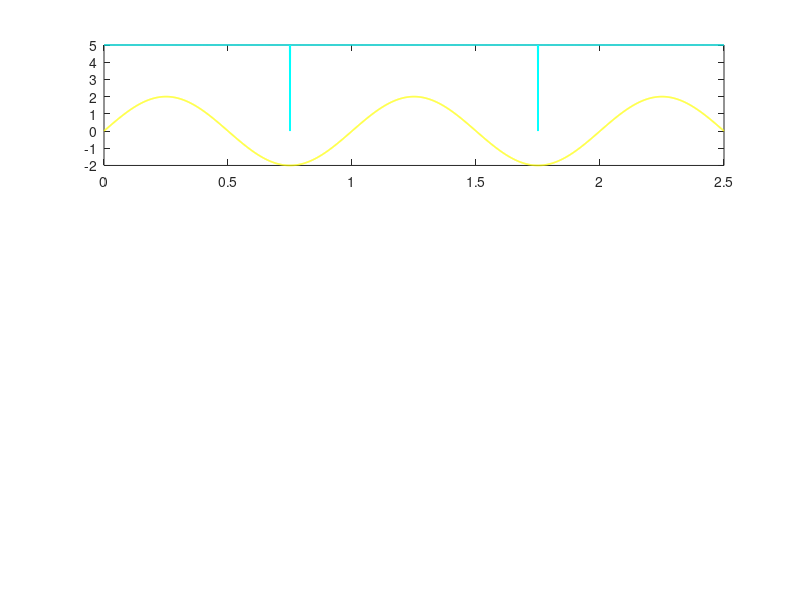

Source code (MATLAB): (Note: this script raises an error after producing the figure.)
clc;   close all;
clear;

% Parameters
fs = 1e6;            % Sampling frequency (Hz)
t = 0:1/fs:0.0025;    
f = 1e3;              % Frequency of sine wave (Hz)
A = 2;               % Amplitude of sine wave
Vref = [-2 0 1];          % Reference voltage

% Input signal (sine wave)
Vin = A * sin(2*pi*f*t);

% Comparator output
Vout = zeros(length(t), length(Vref));  % Initialize output matrix for each reference voltage

for i = 1:length(Vref)
    Vout(:, i) = double(Vin > Vref(i)) * 5;  % Comparator output for each reference voltage
end

figure('Name','Compare');

% Plot comparator output
for i = 1:length(Vref)
    
    subplot(length(Vref), 1, i); % Create a subplot for each reference voltage
    plot(t*1e3, Vin, 'y','LineWidth',1.2);hold on;
    plot(t*1e3, Vout(:, i),'c' ,'LineWidth', 1.2); % Plot each column of Vout
    yline(Vref(i),'g--','LineWidth',1); % Reference line
    xlabel('Time (ms)'); ylabel('Voltage (V)');
    title(['Input Signal and Output Signal for Vref = ' num2str(Vref(i))]);
    legend('Input Signal','Output Signal','Vref');
    ylim([-3 6]);
    grid on;
    
end
